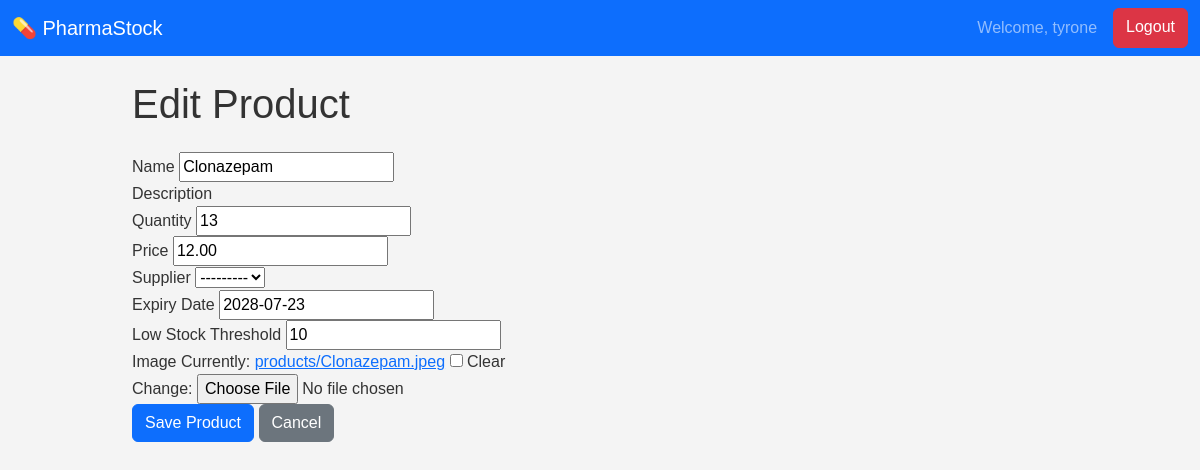
Page /edit/16/ (signed in) on the earlier database version.
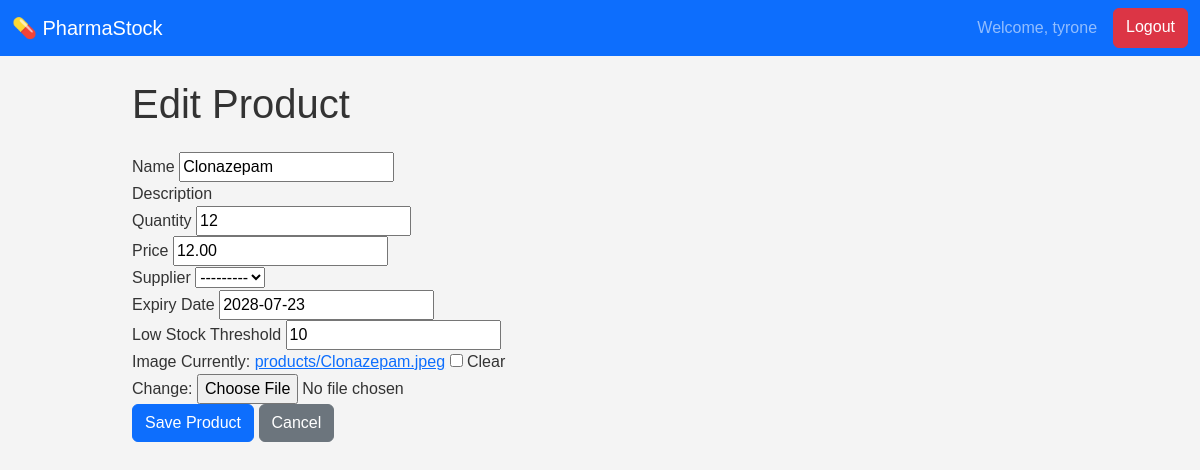
Same page on the later database version.
### inventory/models.py (models this page shows, shortened)
class Product(models.Model):
    name = models.CharField(max_length=100)
    category = models.CharField(max_length=50)
    quantity = models.PositiveIntegerField()
    expiry_date = models.DateField()
    price = models.DecimalField(max_digits=10, decimal_places=2, default=0.00)
    low_stock_threshold = models.PositiveIntegerField(default=10)
    supplier = models.ForeignKey(Supplier, on_delete=models.SET_NULL, null=True, blank=True)
    image = models.ImageField(upload_to='products/', blank=True, null=True)
    barcode = models.ImageField(upload_to='barcodes/', blank=True)

### inventory/views.py (the view)
# urls.py: path('edit/<int:pk>/', views.product_update, name='product_edit'),
@admin_required
def product_update(request, pk):
    product = get_object_or_404(Product, pk=pk)
    if request.method == 'POST':
        form = ProductForm(request.POST, instance=product)
        if form.is_valid():
            form.save()
            return redirect('product_list')
    else:
        form = ProductForm(instance=product)
    return render(request, 'inventory/product_form.html', {'form': form, 'action': 'Edit'})

### inventory/forms.py
class ProductForm(forms.ModelForm):
    class Meta:
        model = Product
        fields = '__all__'

### inventory/views.py (called while the page is built)
def admin_required(view_func):
    decorated_view_func = login_required(user_passes_test(lambda u: u.is_staff)(view_func))
    return decorated_view_func

### inventory/templates/inventory/product_form.html (shortened to what this page needs)
{% extends 'inventory/base.html' %}
{% block page_title %}{% if form.instance.pk %}Edit Product{% else %}Add a New Product{% endif %}{% endblock %}
{% block content %}
<div class="form-container">
    <form method="post" enctype="multipart/form-data">
        <div class="form-group">
            <label for="id_name">Name</label>
            {{ form.name }}
        </div>
        <div class="form-group">
            <label for="id_description">Description</label>
        </div>
        <div class="form-group">
            <label for="id_quantity">Quantity</label>
            {{ form.quantity }}
        </div>
        <div class="form-group">
            <label for="id_price">Price</label>
            {{ form.price }}
        </div>
        <div class="form-group">
            <label for="id_supplier">Supplier</label>
            {{ form.supplier }}
        </div>
        <div class="form-group">
            <label for="id_expiry_date">Expiry Date</label>
            {{ form.expiry_date }}
        </div>
        <div class="form-group">
            <label for="id_low_stock_threshold">Low Stock Threshold</label>
            {{ form.low_stock_threshold }}
        </div>
        <div class="form-group">
            <label for="id_image">Image</label>
            {{ form.image }}
        </div>
        <button type="submit" class="btn btn-primary">Save Product</button>
        <a href="{% url 'product_list' %}" class="btn btn-secondary">Cancel</a>
    </form>
</div>
{% endblock %}

Differences in the rows shown:
changed Product "Clonazepam": quantity "13" → "12"
